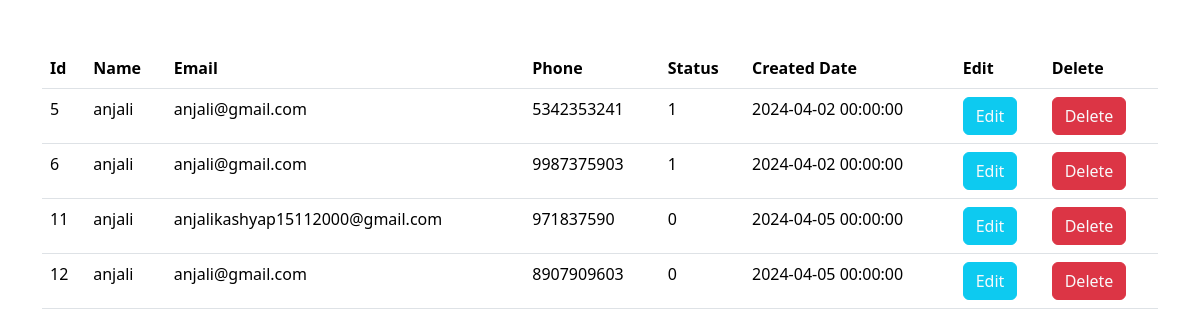
The page /show.php on the database its author committed.
### tables this page shows
CREATE TABLE `crud` (
  `id` int(11) NOT NULL,
  `name` varchar(20) NOT NULL,
  `email` varchar(50) NOT NULL,
  `phone` bigint(20) NOT NULL,
  `status` tinyint(1) NOT NULL,
  `createddate` datetime NOT NULL,
  `updateddate` datetime NOT NULL
);

### include/crud.php (called while the page is built, shortened)
<?php
	class Crud
	{
		private $host = 'localhost';
		private $username = 'root';
		private $pass = '';
		private $db = 'oops';
		public function __construct()
		{
			$this->conn = mysqli_connect($this->host, $this->username, $this->pass, $this->db);
		}
	}
		class Show extends Crud
		{
			public function showdata($table)
			{
				$sql = "select * from $table";
				$query = mysqli_query($this->conn, $sql);
				return $query;
			}
		}
?>

### show.php (the view, shortened to what this page needs)
<?php
	include './include/crud.php';
		$show = new Show();
		$fetch = $show->showdata('crud');
?>
<!DOCTYPE html>
<html>
<head>
	<link href="css/bootstrap.min.css" rel="stylesheet">
</head>
<body>
	<div class="container mt-5">
		<table class="table table-border">
			<thead>
				<tr>
					<th>Id</th>
					<th>Name</th>
					<th>Email</th>
					<th>Phone</th>
					<th>Status</th>
					<th>Created Date</th>
					<th>Edit</th>
					<th>Delete</th>
				</tr>
			<tbody>
			<?php
				while($data = mysqli_fetch_assoc($fetch)){
			?>
				<tr>
					<td><?= $data['id']; ?></td>
					<td><?= $data['name']; ?></td>
					<td><?= $data['email']; ?></td>
					<td><?= $data['phone']; ?></td>
					<td><?= $data['status']; ?></td>
					<td><?= $data['createddate']; ?></td>
					<td><a href="update.php?id=<?= $data['id']; ?>" class="btn btn-info text-light">Edit</a></td>
					<td><a href="show.php?id=<?= $data['id']; ?>" class="btn btn-danger text-light">Delete</a></td>
				</tr>
			<?php
				}
			?>
			</tbody>
		</table>
	</div>
</body>
</html>

### rows shown on the page
crud: id "5", name "anjali", email "anjali@gmail.com", phone "5342353241", status "1", createddate "2024-04-02 00:00:00"
crud: id "6", name "anjali", email "anjali@gmail.com", phone "9987375903", status "1", createddate "2024-04-02 00:00:00"
crud: id "11", name "anjali", email "anjalikashyap15112000@gmail.com", phone "971837590", status "0", createddate "2024-04-05 00:00:00"
crud: id "12", name "anjali", email "anjali@gmail.com", phone "8907909603", status "0", createddate "2024-04-05 00:00:00"
